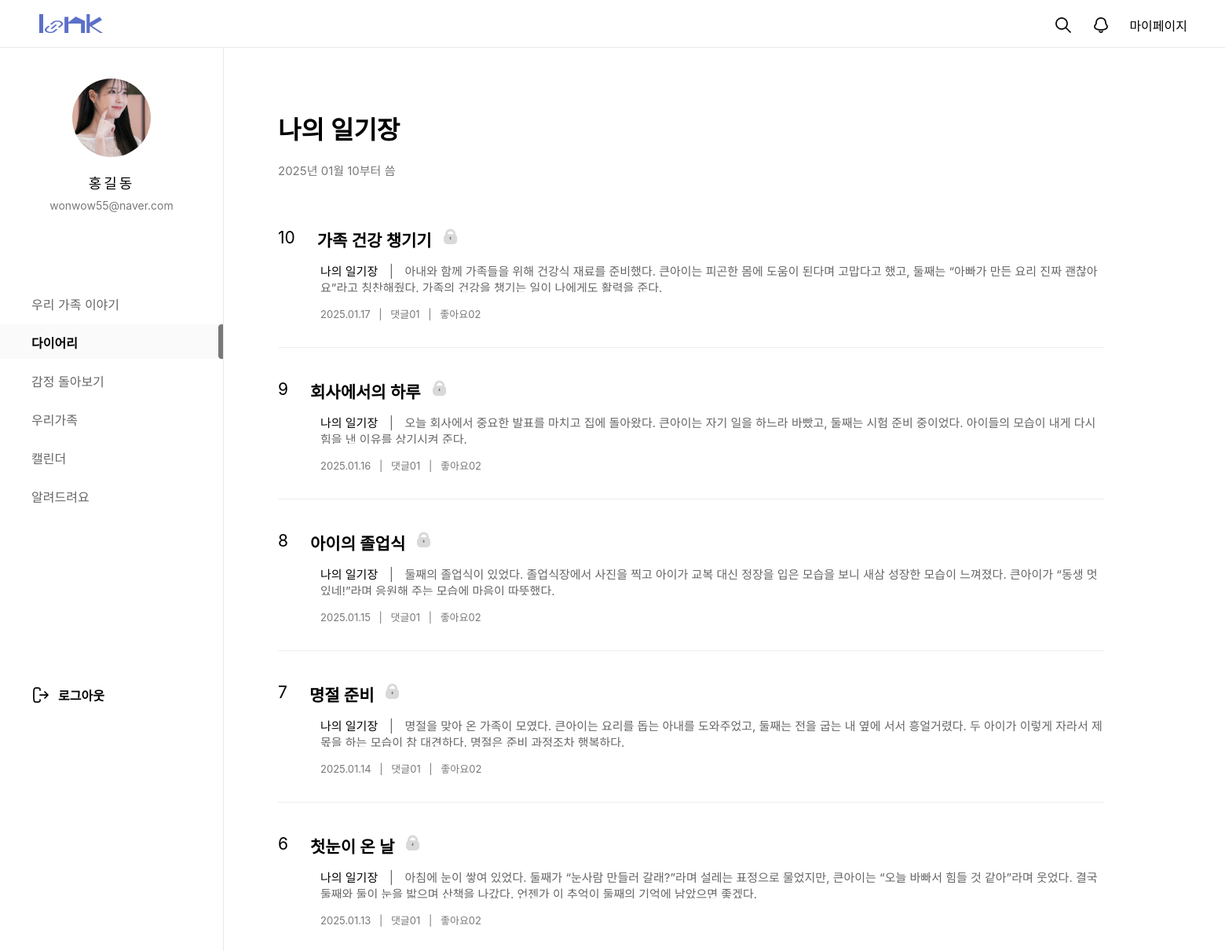
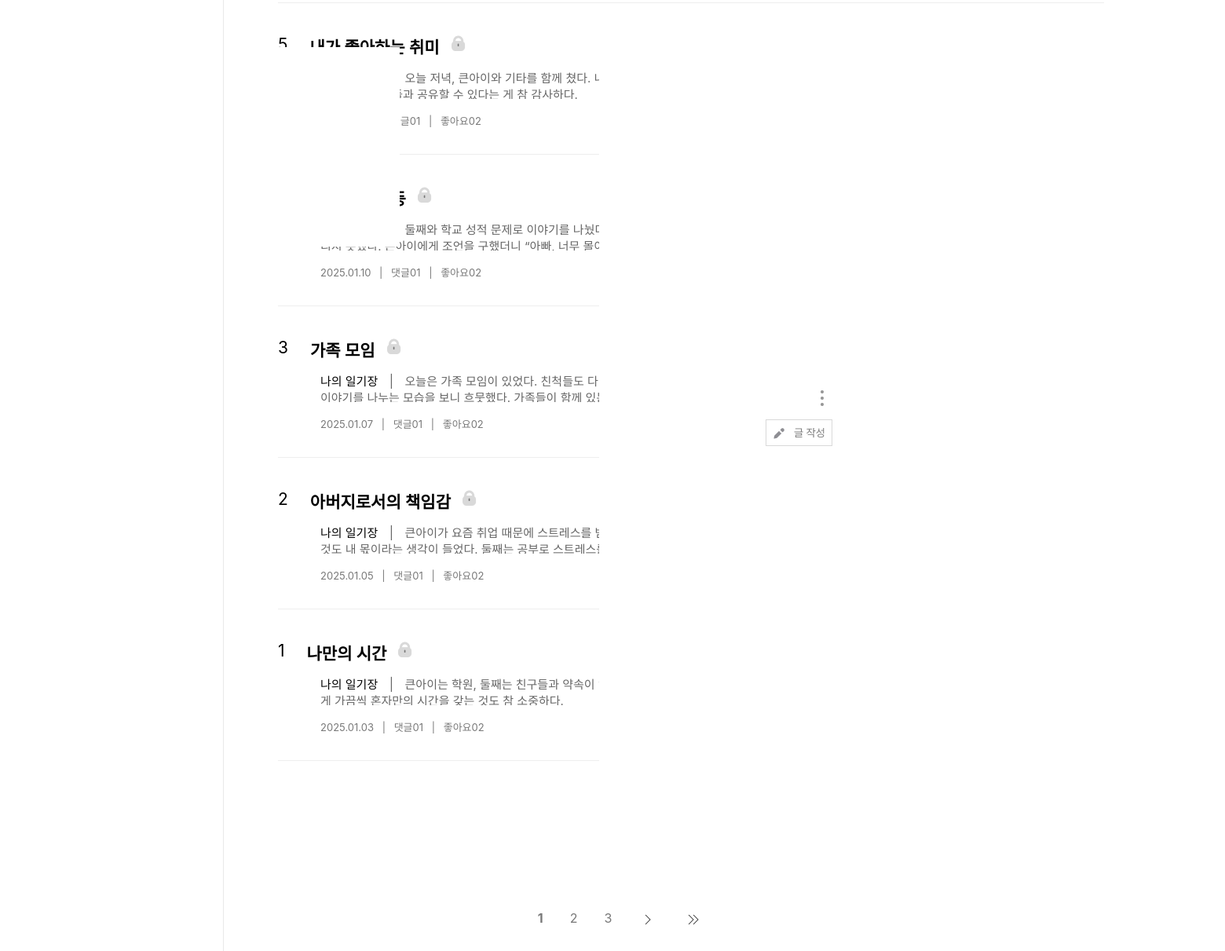
Screenshot of /diary/MdiaryList/ (signed in) with the database file from the repository (2 pictures, top to bottom).
### mypage/models.py (models this page shows, shortened)
class Img(models.Model):
  id = models.CharField(max_length=50, primary_key=True)  # 고유한 ID
  img = models.ImageField(upload_to='images/', null=True, blank=True, default='../static/images/calendar1/default_profile.png')  # 디폴트 이미지 설정

### loginpage/models.py (models this page shows, shortened)
class Member(models.Model):
  id = models.CharField(max_length=50,primary_key=True)
  pw = models.CharField(max_length=100)
  name = models.CharField(max_length=100)
  nicName = models.CharField(max_length=100,default='123')
  mail = models.EmailField(max_length=100)
  birthday = models.CharField(max_length=50)
  gender = models.CharField(max_length=10,choices=[('남자', '남자'), ('여자', '여자')])
  mdate = models.DateTimeField(auto_now=True)
  created_group = models.OneToOneField(
        'diary.GroupDiary',  # '앱이름.모델이름' 형식
        on_delete=models.SET_NULL,
        null=True,
        blank=True,
        related_name='creator'
    )
  joined_group = models.ForeignKey(
        'diary.GroupDiary',  # '앱이름.모델이름' 형식
        on_delete=models.SET_NULL,
        null=True,
        blank=True,
        related_name='members'
    )

### diary/models.py (models this page shows, shortened)
class MdiaryBoard(models.Model):
  mno = models.AutoField(primary_key=True)
  id = models.ForeignKey(Member,on_delete=models.DO_NOTHING, null=True)
  mtitle = models.CharField(max_length=1000,default='나의 일기장')
  mdate = models.DateField(auto_now=True)

class Content(models.Model):
  cno = models.AutoField(primary_key=True)
  member = models.ForeignKey(Member,on_delete=models.DO_NOTHING, null=False) # 유저id & 닉네임 가져옴
  ctitle = models.CharField(max_length=1000)
  ccontent = models.TextField(null=True)
  cdate = models.DateTimeField(default=timezone.now)  # 기본값을 오늘 날짜로 설정
  group_diary  = models.ManyToManyField(GroupDiary, blank=True)
  image = models.ImageField(upload_to='diary_images/', blank=True, null=True)  # 이미지
  mdiary = models.ForeignKey(MdiaryBoard, on_delete=models.CASCADE, null=True, blank=True)

### diary/views.py (the view)
# urls.py: path('MdiaryList/', views.MdiaryList, name="MdiaryList"),
def MdiaryList(request):
	session_id = request.session.get('session_id')  # 세션에서 'session_id'를 가져옴
	if not session_id:
			return render(request, 'error.html', {'message': '세션 ID가 존재하지 않습니다.'})
	member = Member.objects.filter(id=session_id).first()
	if not member:
			return render(request, 'error.html', {'message': '사용자 정보가 존재하지 않습니다.'})
	mdiary = MdiaryBoard.objects.filter(id=member).first()  # 사용자와 연결된 MdiaryBoard
	if not mdiary:
		return render(request, 'error.html', {'message': '다이어리 정보가 없습니다.'})
	qs = Content.objects.filter(member=member).select_related('mdiary').order_by("-cdate")
	qb = Img.objects.filter(id=session_id).first()
	npage = request.GET.get('npage', 1)
	paginator = Paginator(qs, 10)
	page_obj = paginator.get_page(npage)
	context = {'content': page_obj.object_list,
						'MdiaryList':page_obj,
						'mdiary':mdiary,
						'qb':qb,
						'info':member,}
	return render(request, 'MdiaryList.html', context)

### diary/templates/MdiaryList.html (shortened to what this page needs)
{% load static %}
<!DOCTYPE html>
<html lang="ko">
<head>
  <link rel="stylesheet" href="{% static '/css/diary/Mdiary_list.css'%}">
  <link rel="stylesheet" href="{% static '/css/home/main.css'%}">
  <link rel="stylesheet" as="style" crossorigin href="https://cdn.jsdelivr.net/gh/orioncactus/pretendard@v1.3.9/dist/web/variable/pretendardvariable.min.css" />
</head>
</head>
<body>
<div id="top_nav">
  <h1><a href="/main/index/"></a></h1>
  <ul class="top_menu">
    <li><a href="#"><img src="/static/images/home/search_icon.png" alt=""></a></li>
    <li><a href="#"><img src="/static/images/home/bell_off_icon.png" alt=""></a></li>
    <li><a href="/mypage/main/">마이페이지</a></li>
  </ul>
</div>
<div id="gnb">
  <div id="user_profile">
    <div id="pimg">
      <img src="{{ qb.img.url }}" alt="" />
    </div>
    <p id="uName">{{info.name}}</p>
    <p id="uEmail">{{info.mail}}</p>
  </div>
  <nav id="menu">
    <ul>
      <a href="/main/index/"><li class="menu_item">우리 가족 이야기</li></a>
      <a href="/diary/diaryHome/"><li class="menu_item active">다이어리</li></a>
      <a href="/emotion/main/"><li class="menu_item">감정 돌아보기</li></a>
      <a href="/family1/fam/"><li class="menu_item">우리가족</li></a>
      <a href="/calendar1/cal/"><li class="menu_item">캘린더</li></a>
      <a href="/customer/"><li class="menu_item">알려드려요</li></a>
    </ul>
  </nav>
  <div id="logout">
    <a href="/main/logout/"><span>로그아웃</span></a>
  </div>
</div>
<div id="main_area">
  <div id="title_area">
    <p id="infoTit">
      {% if mdiary %}
        {{mdiary.mtitle}}
      {% else %}
        내 다이어리 이름을 설정해 주세요.
      {% endif %}
        <span><div id="modify_del_slide_1">
          <button type="button" id="addBtn">
          <img src="/static/images/customer/addBtn.png" alt="" id="openModal_1" style="cursor: pointer;">
          </button></span>
        <span>
          <button type="button" class="wBtn"><a href="/diary/diaryWrite/"><img id="writeBtn" src="/static/images/diary/writeBtn.png" alt=""></a></button>
        </div></span>
    <p id="dateTit">{{mdiary.mdate|date:"Y년 m월 d부터 씀"}}</p>
  </div>
  <div id="list_area">
    {% if content %}
    {% for c in content %}
    <div class="list_group">
      <a href="/diary/diary_view/{{c.cno}}/?pageNum={{forloop.revcounter}}">
        <div class="wrap_cont">
          {% if c.group_diary.all %}
          <span class="tit_post"><span class="num_txt">{{forloop.revcounter}}</span>{{c.ctitle}}<span class="img"></span></span>
          {% else %}
          <span class="tit_post"><span class="num_txt">{{forloop.revcounter}}</span>{{c.ctitle}}<span class="img"><img src="/static/images/diary/lock.png" alt=""></span></span>
          {% endif %}
          <p class="desc_cont">
            <span class="diaryTit">{{mdiary.mtitle}}</span><span class="space"> | </span>
            <span class="list_txt">{{c.ccontent}}
            </span>
          </p>
        </div>
        <dl class="list_post_info">
          <dd class="txt_g">
            <span>{{ c.cdate|date:"Y.m.d" }}</span><span class="space"> | </span>
            <span>댓글</span><span>01</span><span class="space"> | </span>
            <span>좋아요</span><span>02</span>
          </dd>
        </dl>
      </a>
    </div>
    {% endfor %}
    {% else %}
    일기를 작성해봅시다!🙌
    {% endif %}
    </div>
  <ul class="page_num">
    {% for page in MdiaryList.paginator.page_range %}
      {% if page == MdiaryList.number %}
        <a href="#"><li class="nowNum"><strong>{{page}}</strong></li></a>
      {% else %}
        <a href="?npage={{page}}"><li class="num"><div>{{page}}</div></li></a>
      {% endif %}
    {% endfor %}
    {% if MdiaryList.has_next %}
      <a href="?npage={{diary.next_page_number}}"><li class="next"><img src="/static/images/diary/right.png" alt=""></li></a>
      <a href="?npage={{diary.paginator.num_pages}}"><li class="last"><img src="/static/images/diary/right_double.png" alt=""></li></a>
    {% else %}
      <li class="next"></li>
      <li class="last"></li>
    {% endif %}
  </ul>
</body>
</html>

### static/css/diary/Mdiary_list.css (style rules this page uses)
* { margin:0; padding:0; font-family: "Pretendard Variable", Pretendard, -apple-system, BlinkMacSystemFont, system-ui, Roboto, "Helvetica Neue", "Segoe UI", "Apple SD Gothic Neo", "Noto Sans KR", "Malgun Gothic", "Apple Color Emoji", "Segoe UI Emoji", "Segoe UI Symbol", sans-serif; }
a { text-decoration: none; color:inherit }
#main_area { width:1391px; height:2252px; margin-left:284px; padding-top: 110px; padding-left: 70px; }
#title_area { width:1457px; height:140px; }
#infoTit { font-size:32px; font-weight:610; padding-bottom:20px; padding-top:30px; }
#addBtn { border:none; background:none; margin-right:150px; display:flex; padding-left: 860px; }
.wBtn { margin-left:800px; border:none; background: none; }
#writeBtn { margin-right: 500px; margin-top: 15px; }
#modify_del_slide_1, #modify_del_slide_2 { position: relative; position: absolute; right: 0; bottom: 730px; }
#dateTit { font-size:15px; color:#797979; margin-bottom:20px; }
#list_area { width:1457px; height:1989px; }
.list_group { width:1052px; height:193px; padding-top:40px; border-bottom:1px solid #EEEEEE; box-sizing:border-box; }
.wrap_cont { width:1000px; height:76px; }
.diaryTit { font-size:15px; font-weight:400; }
.desc_cont { width:1000px; height:38px; overflow: hidden; text-overflow: ellipsis; display: -webkit-box; -webkit-box-orient: vertical; -webkit-line-clamp:2; padding-top:14px; padding-left:54px; }
.tit_post { display:flex; font-size:21px; font-weight:600; }
.num_txt { font-size:21px; font-weight:400; margin-right:10px; padding-right:18px; }
.img { margin-left:12px; }
.wrap_cont .space { margin:0 10px; color:#666666; }
.list_txt { font-size:15px; font-weight:400; color:#666666; line-height:21px; }
.txt_g { font-size:13px; font-weight:400; color:#797979; padding-top:24px; padding-left:54px; }
.txt_g .space { margin:0 7px; }
.page_num { width:100%; height:38px; display:flex; justify-content:center; list-style-type:none; padding-bottom:113px; }
.page_num li { margin:0 5px; }
.page_num a { display:block; padding:8px 12px; text-decoration:none; color: #797979; border-radius: 4px; transition: background-color 0.3s; }

### static/css/home/main.css (style rules this page uses)
* { margin: 0; padding: 0; font-family: "Pretendard Variable", Pretendard, -apple-system, BlinkMacSystemFont, system-ui, Roboto, "Helvetica Neue", "Segoe UI", "Apple SD Gothic Neo", "Noto Sans KR", "Malgun Gothic", "Apple Color Emoji", "Segoe UI Emoji", "Segoe UI Symbol", sans-serif; }
button { cursor: pointer; }
a { text-decoration: none; color: inherit; cursor: pointer; }
ol, ul { list-style: none; }
#top_nav { width: 100%; height: 60px; background: #fff; border-bottom: 1px solid #E9E9E9; position: fixed; z-index: 1000; }
#gnb { width: 284px; height: 100%; overflow-y: auto; position: fixed; top : 60px; border-right: 1px solid #E9E9E9; background: #fff; }
#user_profile { width: 284px; height: 264px; text-align: center; }
#uName { font-size: 18px; font-weight: 500; letter-spacing: 3px; line-height: 21px; margin-top:23px }
#uEmail { font-size: 14px; font-weight: 400; line-height: 17px; color: #797979; margin-top:9px }
#pimg { width: 100px; height: 100px; border-radius: 100%; overflow: hidden; margin: 40px auto 0; }
#pimg img { width: 100%; height: 100%; object-fit: cover; }
#menu ul { list-style: none; padding-left: 0; margin-bottom: 220px; }
#menu ul li { height: 44px; padding: 11px 0 11px 40px; margin-bottom: 5px; box-sizing: border-box; transition: background-color 0.3s, color 0.3s; }
.menu_item { font-size: 16px; font-weight: 400; color: #666; }
.menu_item.active { font-size: 16px; font-weight: 600; color: #000; background-color: #FAFAFA; background-image: url(../../images/home/menu_bar.png); background-repeat: no-repeat; background-position: right center; }
#logout { font-size: 16px; font-weight: 600; margin-left: 40px; background-image: url(../../images/home/logout_icon.png); background-repeat: no-repeat; background-position: left center; }
#logout span { margin-left: 34px; }
#top_nav>h1 { width: 81px; height: 24px; background: url('../../images/home/logo_sample.png') no-repeat; position: absolute; left:50px; top:18px; }
.top_menu { display: flex; gap: 24px; justify-content: flex-end; margin-right: 48px; padding-top: 20px; box-sizing: border-box; }

### rows the page displays
Img: img (picture)
Member: name "홍길동", mail "wonwow55@naver.com"
MdiaryBoard: mtitle "나의 일기장", mdate "2025년 01월 10부터 씀"
Content: ctitle "가족 건강 챙기기", ccontent "아내와 함께 가족들을 위해 건강식 재료를 준비했다. 큰아이는 피곤한 몸에 도움이 된다며 고맙다고 했고, 둘째는 “아빠가 만든 요리 진짜 괜찮아요”라고 칭찬해줬다. 가족의 건강을 챙기는 일이 나에게도 활력을 준다.", cdate "2025.01.17"
Content: ctitle "회사에서의 하루", ccontent "오늘 회사에서 중요한 발표를 마치고 집에 돌아왔다. 큰아이는 자기 일을 하느라 바빴고, 둘째는 시험 준비 중이었다. 아이들의 모습이 내게 다시 힘을 낸 이유를 상기시켜 준다.", cdate "2025.01.16"
Content: ctitle "아이의 졸업식", ccontent "둘째의 졸업식이 있었다. 졸업식장에서 사진을 찍고 아이가 교복 대신 정장을 입은 모습을 보니 새삼 성장한 모습이 느껴졌다. 큰아이가 “동생 멋있네!”라며 응원해 주는 모습에 마음이 따뜻했다.", cdate "2025.01.15"
Content: ctitle "명절 준비", ccontent "명절을 맞아 온 가족이 모였다. 큰아이는 요리를 돕는 아내를 도와주었고, 둘째는 전을 굽는 내 옆에 서서 흥얼거렸다. 두 아이가 이렇게 자라서 제 몫을 하는 모습이 참 대견하다. 명절은 준비 과정조차 행복하다.", cdate "2025.01.14"
Content: ctitle "첫눈이 온 날", ccontent "아침에 눈이 쌓여 있었다. 둘째가 “눈사람 만들러 갈래?”라며 설레는 표정으로 물었지만, 큰아이는 “오늘 바빠서 힘들 것 같아”라며 웃었다. 결국 둘째와 둘이 눈을 밟으며 산책을 나갔다. 언젠가 이 추억이 둘째의 기억에 남았으면 좋겠다.", cdate "2025.01.13"
Content: ctitle "내가 좋아하는 취미", ccontent "오늘 저녁, 큰아이와 기타를 함께 쳤다. 내가 코드를 잡으면 큰아이가 멜로디를 더하며 작은 합주를 했다. 둘째는 옆에서 웃으며 영상을 찍었다. 취미 생활을 가족들과 공유할 수 있다는 게 참 감사하다."
Content: ctitle "아이와의 갈등", ccontent "둘째와 학교 성적 문제로 이야기를 나눴다. 내 충고가 아이에게 잔소리처럼 들렸는지 둘째가 표정이 굳었다. 마음이 불편했지만, 나도 감정을 다스리지 못했다. 큰아이에게 조언을 구했더니 “아빠, 너무 몰아붙이지 마세요”라는 말을 듣고 뜨끔했다. 내일은 꼭 미안하다고 말해야겠다.", cdate "2025.01.10"
Content: ctitle "가족 모임", ccontent "오늘은 가족 모임이 있었다. 친척들도 다 모여서 즐거운 시간을 보냈다. 첫째 아들은 친구들 만나느라 바쁘지만, 둘째 아들이 활발하게 사람들과 이야기를 나누는 모습을 보니 흐뭇했다. 가족들이 함께 있는 시간은 언제나 소중하다.", cdate "2025.01.07"
Content: ctitle "아버지로서의 책임감", ccontent "큰아이가 요즘 취업 때문에 스트레스를 받는 것 같아 속상하다. 아빠로서 더 많은 것을 해주고 싶지만, 아이가 혼자 헤쳐나갈 수 있도록 믿어주는 것도 내 몫이라는 생각이 들었다. 둘째는 공부로 스트레스를 받는 것 같아 조금 더 말을 걸어줘야겠다.", cdate "2025.01.05"
Content: ctitle "나만의 시간", ccontent "큰아이는 학원, 둘째는 친구들과 약속이 있어 집이 조용했다. 오랜만에 혼자 책을 읽으며 차를 마셨다. 가족들과 함께 보내는 시간도 좋지만, 이렇게 가끔씩 혼자만의 시간을 갖는 것도 참 소중하다.", cdate "2025.01.03"

### other values shown
{{ page }} "1"
{{ page }} "2" "3"
